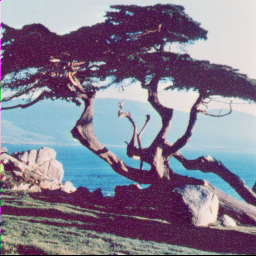
#> input picture p1-4students/imgs-P1/tree.ppm, 256 x 256 px, found by its file name
$ jupyter execute experimentos_adicionales.ipynb
#> lines starting #> are read from the running program, lines starting #| are printed output that depends on the picture; after the words box and inside, x2 and y2 are one past the last pixel; in counts of white or black regions, pixels touching at a corner belong together
[cell 1]
import numpy as np
from matplotlib import pyplot as plt
from PIL import Image

[cell 2]
img = np.array(Image.open(r'C:\Users\jaume\Desktop\ejercicios_percepcion_visual\p1-4students\imgs-P1\tree.ppm').convert('L'))
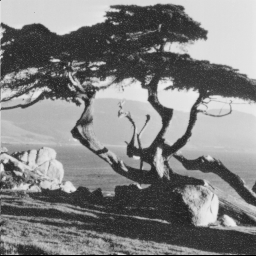
#> img: shape (256, 256); min 0, max 237, mean 129.2

[cell 3]
plt.imshow(img,cmap='gray')

[cell 4]
f,c = img.shape
#> f = 256; c = 256
ff,cc = np.ceil(img.shape[0] / 2) ,np.ceil(img.shape[1] / 2)
#> ff = 128; cc = 128
a = np.mgrid[:f,:c]
a[0] = ((np.floor(a[0]/ff))%2 == 0)
a[1] = ((np.floor(a[1]/cc))%2 == 0)
a = (a[0] == a[1])
r = np.where(a,(img**2.0)/255,np.sqrt(img*255.0))
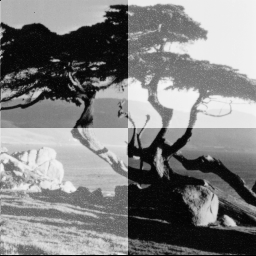
#> r: shape (256, 256) float64; min 0, max 245.3, mean 128
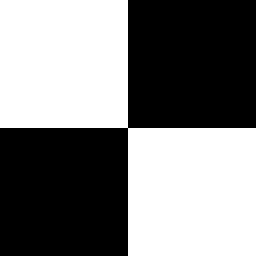
#> a: shape (256, 256) bool; 50% white; 1 white region, box (x1, y1, x2, y2) and area: (0, 0, 256, 256) 32768
plt.imshow(r , cmap='gray')
# plt.imshow(a , cmap='gray')

$ run again, with p1-4students/imgs-P1/girl.ppm copied over p1-4students/imgs-P1/tree.ppm
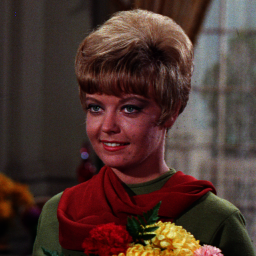
#> input picture p1-4students/imgs-P1/girl.ppm, 256 x 256 px, found by its file name
#> `img = np.array(Image.open(r'C:\Users\jaume\Desktop\ejercicios_percepci..`:
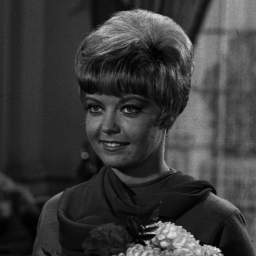
#> img: shape (256, 256); min 1, max 234, mean 58.8
#> `r = np.where(a,(img**2.0)/255,np.sqrt(img*255.0))`:
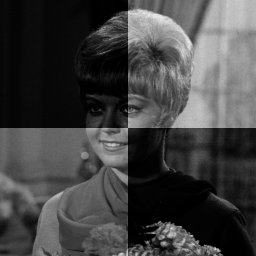
#> r: shape (256, 256) float64; min 0.00392, max 236.3, mean 66.9
#> a: shape (256, 256) bool; 50% white; 1 white region, box (x1, y1, x2, y2) and area: (0, 0, 256, 256) 32768

$ run again, with p1-4students/imgs-P1/jelly_beans.ppm copied over p1-4students/imgs-P1/tree.ppm
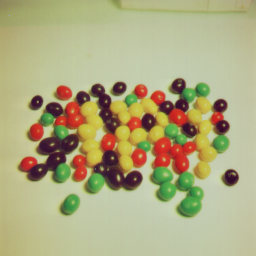
#> input picture p1-4students/imgs-P1/jelly_beans.ppm, 256 x 256 px, found by its file name
#> `img = np.array(Image.open(r'C:\Users\jaume\Desktop\ejercicios_percepci..`:
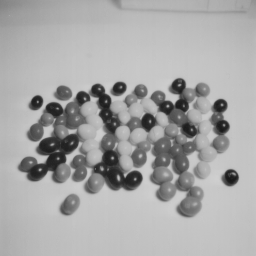
#> img: shape (256, 256); min 24, max 207, mean 167.2
#> `r = np.where(a,(img**2.0)/255,np.sqrt(img*255.0))`:
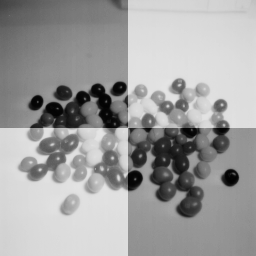
#> r: shape (256, 256) float64; min 2.26, max 228.6, mean 160.3
#> a: shape (256, 256) bool; 50% white; 1 white region, box (x1, y1, x2, y2) and area: (0, 0, 256, 256) 32768
